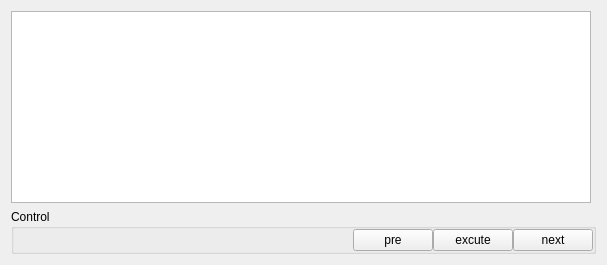
           <widget class="QWidget" name="page_2">
            <layout class="QGridLayout" name="gridLayout_2">
             <item row="0" column="0">
              <widget class="QTextEdit" name="textEdit">
               <property name="maximumSize">
                <size>
                 <width>580</width>
                 <height>16777215</height>
                </size>
               </property>
               <property name="html">
                <string>&lt;!DOCTYPE HTML PUBLIC &quot;-//W3C//DTD HTML 4.0//EN&quot; &quot;http://www.w3.org/TR/REC-html40/strict.dtd&quot;&gt;
&lt;html&gt;&lt;head&gt;&lt;meta name=&quot;qrichtext&quot; content=&quot;1&quot; /&gt;&lt;style type=&quot;text/css&quot;&gt;
p, li { white-space: pre-wrap; }
&lt;/style&gt;&lt;/head&gt;&lt;body style=&quot; font-family:'SimSun'; font-size:9pt; font-weight:400; font-style:normal;&quot;&gt;
&lt;p align=&quot;center&quot; style=&quot; margin-top:0px; margin-bottom:0px; margin-left:0px; margin-right:0px; -qt-block-indent:0; text-indent:0px;&quot;&gt;&lt;img src=&quot;:/icon/JHJ1.png&quot; /&gt;&lt;/p&gt;&lt;/body&gt;&lt;/html&gt;</string>
               </property>
              </widget>
             </item>
             <item row="1" column="0">
              <widget class="QGroupBox" name="groupBox_5">
               <property name="sizePolicy">
                <sizepolicy hsizetype="Preferred" vsizetype="Fixed">
                 <horstretch>0</horstretch>
                 <verstretch>0</verstretch>
                </sizepolicy>
               </property>
               <property name="title">
                <string>Control</string>
               </property>
               <layout class="QGridLayout" name="gridLayout_9">
                <property name="leftMargin">
                 <number>0</number>
                </property>
                <property name="topMargin">
                 <number>0</number>
                </property>
                <property name="rightMargin">
                 <number>0</number>
                </property>
                <property name="bottomMargin">
                 <number>0</number>
                </property>
                <property name="spacing">
                 <number>0</number>
                </property>
                <item row="0" column="0">
                 <spacer name="horizontalSpacer_2">
                  <property name="orientation">
                   <enum>Qt::Horizontal</enum>
                  </property>
                  <property name="sizeHint" stdset="0">
                   <size>
                    <width>339</width>
                    <height>20</height>
                   </size>
                  </property>
                 </spacer>
                </item>
                <item row="0" column="1">
                 <widget class="QPushButton" name="pushButton_TestExecute_pre1">
                  <property name="sizePolicy">
                   <sizepolicy hsizetype="Minimum" vsizetype="Minimum">
                    <horstretch>0</horstretch>
                    <verstretch>0</verstretch>
                   </sizepolicy>
                  </property>
                  <property name="minimumSize">
                   <size>
                    <width>0</width>
                    <height>0</height>
                   </size>
                  </property>
                  <property name="text">
                   <string>pre</string>
                  </property>
                  <property name="icon">
                   <iconset>
                    <normaloff>:/pic/arrow-left-double-3.ico</normaloff>:/pic/arrow-left-double-3.ico</iconset>
                  </property>
                 </widget>
                </item>
                <item row="0" column="2">
                 <widget class="QPushButton" name="pushButton_TestExecute_do1">
                  <property name="sizePolicy">
                   <sizepolicy hsizetype="Minimum" vsizetype="Minimum">
                    <horstretch>0</horstretch>
                    <verstretch>0</verstretch>
                   </sizepolicy>
                  </property>
                  <property name="minimumSize">
                   <size>
                    <width>0</width>
                    <height>0</height>
                   </size>
                  </property>
                  <property name="text">
                   <string>excute</string>
                  </property>
                  <property name="icon">
                   <iconset>
                    <normaloff>:/pic/arrow-right-3.ico</normaloff>:/pic/arrow-right-3.ico</iconset>
                  </property>
                 </widget>
                </item>
                <item row="0" column="3">
                 <widget class="QPushButton" name="pushButton_TestExecute_next1">
                  <property name="sizePolicy">
                   <sizepolicy hsizetype="Minimum" vsizetype="Minimum">
                    <horstretch>0</horstretch>
                    <verstretch>0</verstretch>
                   </sizepolicy>
                  </property>
                  <property name="minimumSize">
                   <size>
                    <width>0</width>
                    <height>0</height>
                   </size>
                  </property>
                  <property name="text">
                   <string>next</string>
                  </property>
                  <property name="icon">
                   <iconset>
                    <normaloff>:/pic/arrow-right-double-3.ico</normaloff>:/pic/arrow-right-double-3.ico</iconset>
                  </property>
                 </widget>
                </item>
               </layout>
              </widget>
             </item>
            </layout>
           </widget>
